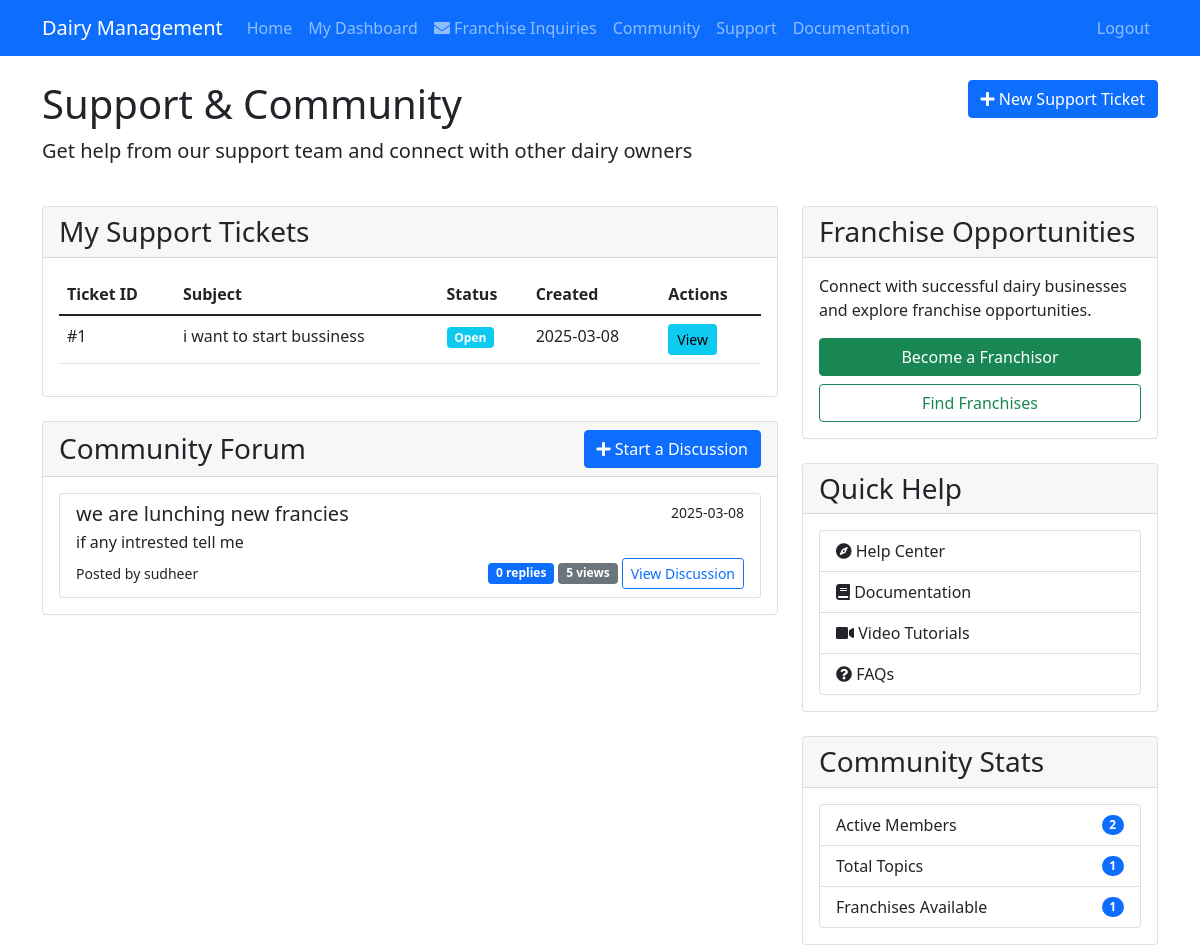
Page /support (signed in) on the earlier database version.
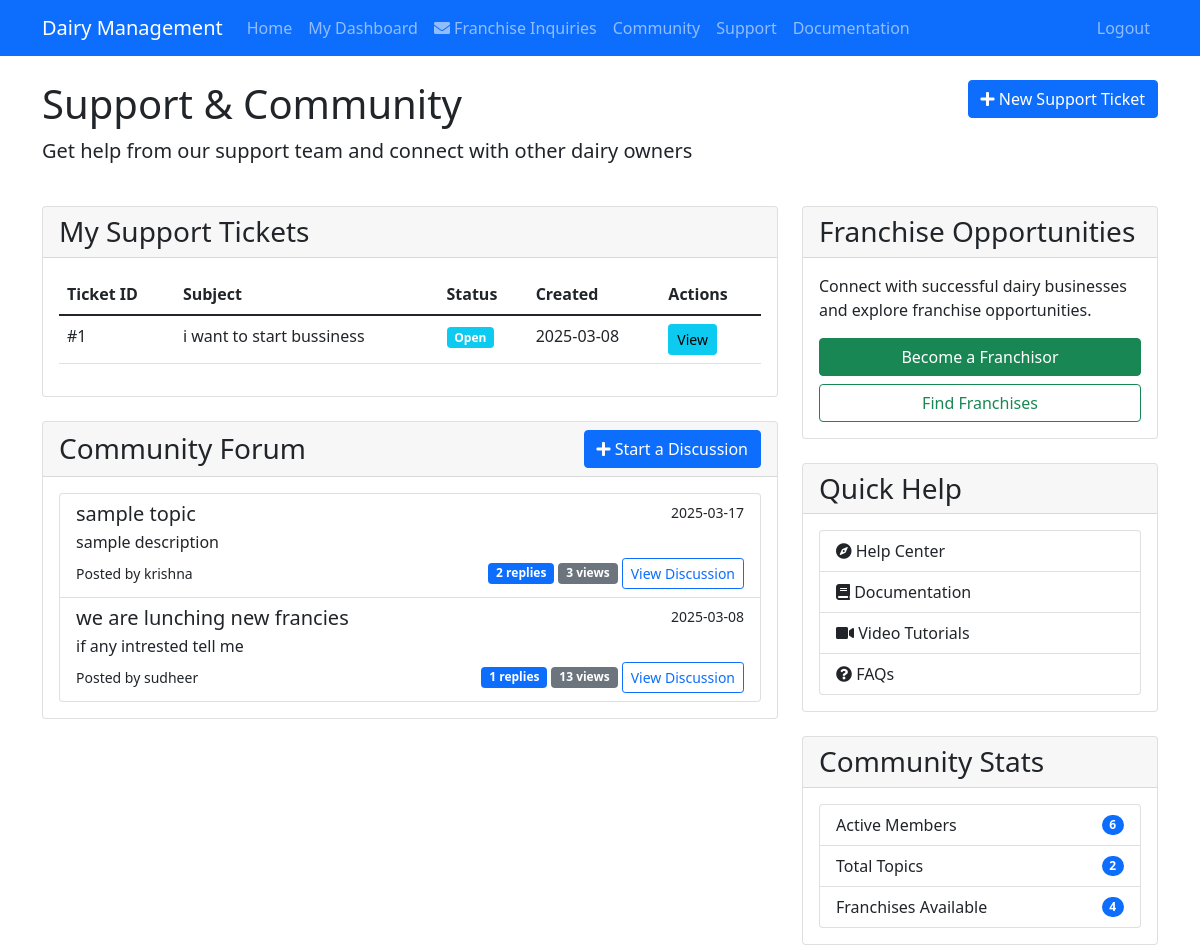
Same page on the later database version.
### app.py (models this page shows)
class Support(db.Model):
    id = db.Column(db.Integer, primary_key=True)
    subject = db.Column(db.String(200), nullable=False)
    message = db.Column(db.Text, nullable=False)
    status = db.Column(db.String(20), default='open')
    category = db.Column(db.String(50), nullable=False, default='general')
    created_at = db.Column(db.DateTime, nullable=False, default=datetime.utcnow)
    user_id = db.Column(db.Integer, db.ForeignKey('user.id'), nullable=False)
    responses = db.relationship('TicketResponse', backref='ticket', lazy=True, cascade='all, delete-orphan')

class ForumTopic(db.Model):
    id = db.Column(db.Integer, primary_key=True)
    title = db.Column(db.String(200), nullable=False)
    description = db.Column(db.Text, nullable=False)
    category = db.Column(db.String(50), nullable=False, default='general')
    created_at = db.Column(db.DateTime, nullable=False, default=datetime.utcnow)
    updated_at = db.Column(db.DateTime, nullable=False, default=datetime.utcnow, onupdate=datetime.utcnow)
    user_id = db.Column(db.Integer, db.ForeignKey('user.id'), nullable=False)
    replies = db.relationship('ForumReply', backref='topic', lazy=True, cascade='all, delete-orphan')
    views = db.Column(db.Integer, default=0)
    is_pinned = db.Column(db.Boolean, default=False)
    is_closed = db.Column(db.Boolean, default=False)
    notify_author = db.Column(db.Boolean, default=True)

class User(UserMixin, db.Model):
    id = db.Column(db.Integer, primary_key=True)
    username = db.Column(db.String(80), unique=True, nullable=False)
    email = db.Column(db.String(120), unique=True, nullable=False)
    phone = db.Column(db.String(20), nullable=True)  # Phone number can be null initially
    password = db.Column(db.String(120), nullable=False)
    role = db.Column(db.String(20), nullable=False, default='user')  # Only 'user' or 'owner' roles
    forum_topics = db.relationship('ForumTopic', backref='author', lazy=True)
    forum_replies = db.relationship('ForumReply', backref='author', lazy=True)
    support_tickets = db.relationship('Support', backref='user', lazy=True)
    franchise_inquiries = db.relationship('FranchiseInquiry', backref='user', lazy=True)

### app.py (the view)
@app.route('/support', methods=['GET', 'POST'])
@login_required
def support():
    tickets = Support.query.filter_by(user_id=current_user.id).order_by(Support.created_at.desc()).all()
    forum_topics = ForumTopic.query.order_by(ForumTopic.created_at.desc()).limit(5).all()
    franchises = Franchise.query.order_by(Franchise.created_at.desc()).all()
    community_stats = {
        'active_members': User.query.count(),
        'total_topics': ForumTopic.query.count(),
        'total_replies': ForumReply.query.count(),
        'franchises': Franchise.query.count()
    }
    return render_template('support.html',
                         tickets=tickets,
                         forum_topics=forum_topics,
                         franchises=franchises,
                         community_stats=community_stats,
                         user_role=current_user.role)

### app.py (called while the page is built)
@login_manager.user_loader
def load_user(user_id):
    return User.query.get(int(user_id))

### templates/support.html (shortened to what the changed rows need)
{% extends "base.html" %}
{% block content %}
<div class="container">
    <div class="row mb-4">
        <div class="col-md-8">
            <h1>Support & Community</h1>
        </div>
    </div>
    <div class="row">
        <div class="col-md-8">
            <div class="card mb-4">
                <div class="card-body">
                    {% if tickets %}
                    <div class="table-responsive">
                        <table class="table">
                            <thead>
                                <tr>
                                    <th>Ticket ID</th>
                                    <th>Subject</th>
                                    <th>Status</th>
                                    <th>Created</th>
                                    <th>Actions</th>
                                </tr>
                            </thead>
                            <tbody>
                                {% for ticket in tickets %}
                                <tr>
                                    <td>#{{ ticket.id }}</td>
                                    <td>{{ ticket.subject }}</td>
                                    <td>
                                        <span class="badge bg-{{ 'success' if ticket.status == 'resolved' else 'warning' if ticket.status == 'in_progress' else 'info' }}">
                                            {{ ticket.status|title }}
                                        </span>
                                    </td>
                                    <td>{{ ticket.created_at.strftime('%Y-%m-%d') }}</td>
                                    <td>
                                        <button class="btn btn-sm btn-info" onclick="viewTicket('{{ ticket.id }}')">View</button>
                                    </td>
                                </tr>
                                {% endfor %}
                            </tbody>
                        </table>
                    </div>
                    {% endif %}
                </div>
            </div>
            <div class="card mb-4">
                <div class="card-body">
                    <div class="list-group">
                        {% for topic in forum_topics %}
                        <div class="list-group-item">
                            <div class="d-flex w-100 justify-content-between">
                                <h5 class="mb-1">{{ topic.title }}</h5>
                                <small>{{ topic.created_at.strftime('%Y-%m-%d') }}</small>
                            </div>
                            <p class="mb-1">{{ topic.description }}</p>
                            <div class="d-flex justify-content-between align-items-center">
                                <small>Posted by {{ topic.author.username }}</small>
                                <div>
                                    <span class="badge bg-primary">{{ topic.replies|length }} replies</span>
                                    <span class="badge bg-secondary">{{ topic.views }} views</span>
                                    <a href="{{ url_for('view_topic', topic_id=topic.id) }}" class="btn btn-sm btn-outline-primary">View Discussion</a>
                                </div>
                            </div>
                        </div>
                        {% endfor %}
                    </div>
                </div>
            </div>
        </div>
        <div class="col-md-4">
            <div class="card">
                <div class="card-body">
                    <ul class="list-group">
                        <li class="list-group-item d-flex justify-content-between align-items-center">
                            Active Members
                            <span class="badge bg-primary rounded-pill">{{ community_stats.active_members }}</span>
                        </li>
                        <li class="list-group-item d-flex justify-content-between align-items-center">
                            Total Topics
                            <span class="badge bg-primary rounded-pill">{{ community_stats.total_topics }}</span>
                        </li>
                        <li class="list-group-item d-flex justify-content-between align-items-center">
                            Franchises Available
                            <span class="badge bg-primary rounded-pill">{{ community_stats.franchises }}</span>
                        </li>
                    </ul>
                </div>
            </div>
        </div>
    </div>
</div>
{% endblock %}

Differences in the rows shown:
added ForumTopic: title "sample topic", created_at "2025-03-17", description "sample description", author.username "krishna", replies|length "2", views "3"
changed ForumTopic "we are lunching new francies": replies|length "0" → "1"; views "5" → "13"
Other differences:
{{ community_stats.active_members }}: "2" → "6"
{{ community_stats.total_topics }}: "1" → "2"
{{ community_stats.franchises }}: "1" → "4"
